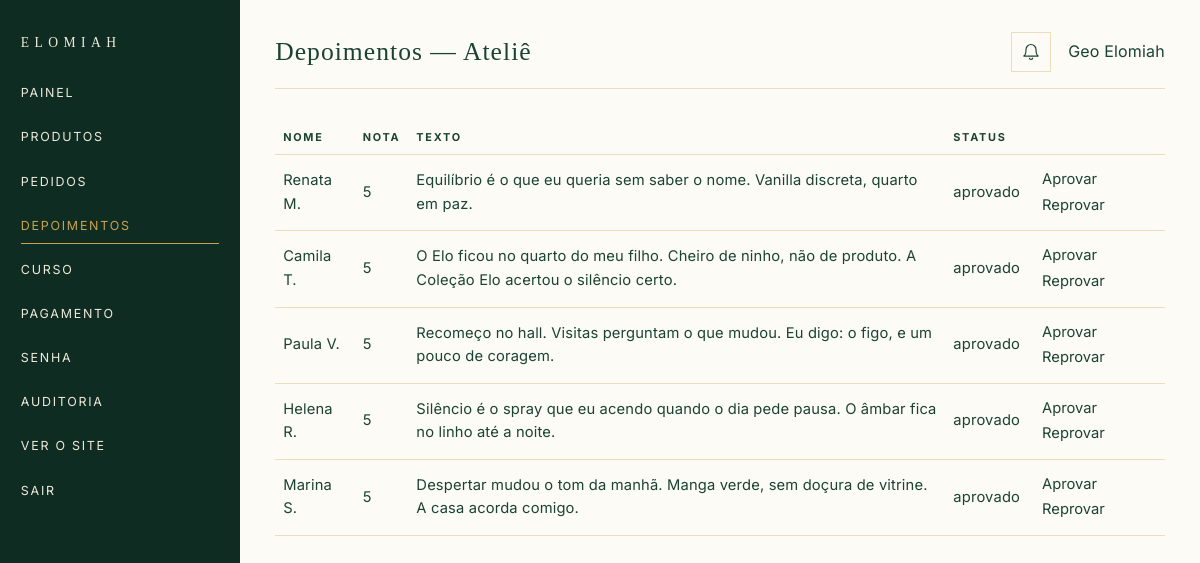
The app's page /admin/depoimentos (signed in) with its own data.
### tables this page shows
CREATE TABLE `usuarios` (
  `id` INT UNSIGNED NOT NULL AUTO_INCREMENT,
  `nome` VARCHAR(120) NOT NULL,
  `email` VARCHAR(180) NOT NULL,
  `senha_hash` VARCHAR(255) NOT NULL,
  `telefone` VARCHAR(20) DEFAULT NULL,
  `role` ENUM('cliente','admin') NOT NULL DEFAULT 'cliente',
  `status` ENUM('ativo','inativo') NOT NULL DEFAULT 'ativo',
  `email_verified_at` DATETIME DEFAULT NULL,
  `failed_login_attempts` INT UNSIGNED NOT NULL DEFAULT 0,
  `locked_until` DATETIME DEFAULT NULL,
  `created_at` DATETIME NOT NULL DEFAULT CURRENT_TIMESTAMP,
  `updated_at` DATETIME NOT NULL DEFAULT CURRENT_TIMESTAMP ON UPDATE CURRENT_TIMESTAMP,
  PRIMARY KEY (`id`),
  UNIQUE KEY `uk_usuarios_email` (`email`),
  KEY `idx_usuarios_role` (`role`),
  KEY `idx_usuarios_status` (`status`)
);

CREATE TABLE `depoimentos` (
  `id` INT UNSIGNED NOT NULL AUTO_INCREMENT,
  `usuario_id` INT UNSIGNED DEFAULT NULL,
  `produto_id` INT UNSIGNED DEFAULT NULL,
  `nome` VARCHAR(120) NOT NULL,
  `foto` VARCHAR(255) DEFAULT NULL,
  `nota` TINYINT UNSIGNED NOT NULL DEFAULT 5,
  `texto` TEXT NOT NULL,
  `status` ENUM('pendente','aprovado','reprovado') NOT NULL DEFAULT 'pendente',
  `created_at` DATETIME NOT NULL DEFAULT CURRENT_TIMESTAMP,
  `updated_at` DATETIME NOT NULL DEFAULT CURRENT_TIMESTAMP ON UPDATE CURRENT_TIMESTAMP,
  PRIMARY KEY (`id`),
  KEY `idx_depoimentos_status` (`status`),
  CONSTRAINT `fk_depoimentos_usuario` FOREIGN KEY (`usuario_id`) REFERENCES `usuarios` (`id`) ON DELETE SET NULL,
  CONSTRAINT `fk_depoimentos_produto` FOREIGN KEY (`produto_id`) REFERENCES `produtos` (`id`) ON DELETE SET NULL
);

### app/Core/View.php (called while the page is built, shortened)
<?php
final class View
{
    public static function render(string $template, array $data = [], ?string $layout = null): string
    {
        $content = self::renderFile($template, $data);
        $data['content'] = $content;
        return self::renderFile($layout, $data);
    }
    public static function renderFile(string $template, array $data = []): string
    {
        $path = APP_PATH . DIRECTORY_SEPARATOR . 'Views' . DIRECTORY_SEPARATOR . str_replace('/', DIRECTORY_SEPARATOR, $template) . '.php';
        extract($data, EXTR_SKIP);
        require $path;
        return (string) ob_get_clean();
    }
}

### app/Core/Controller.php (called while the page is built, shortened)
<?php
abstract class Controller
{
    protected function view(string $template, array $data = [], ?string $layout = 'layouts/public'): never
    {
        Response::html(View::render($template, $data, $layout));
    }
}

### app/Controllers/Admin/DepoimentoController.php (called while the page is built, shortened)
<?php
final class DepoimentoController extends Controller
{
    public function index(Request $request, array $params = []): never
    {
        $this->view('admin/depoimentos/index', [
            'title' => 'Depoimentos — Ateliê',
            'depoimentos' => Depoimento::all('id DESC'),
        ], 'layouts/admin');
    }
}

### app/Core/Application.php (called while the page is built, shortened)
<?php
final class Application
{
    public function run(): void
    {
        $request = new Request();
        try {
            $router = new Router();
            $router->dispatch($request);
        } catch (Throwable $e) {
            $this->handleException($e);
        }
    }
}

### public/index.php (called while the page is built, shortened)
<?php
(new App\Core\Application())->run();

### app/Core/Database.php (called while the page is built, shortened)
<?php
final class Database
{
    private static ?PDO $pdo = null;
    public static function connection(): PDO
    {
        if (self::$pdo instanceof PDO) {
            return self::$pdo;
        }
        $cfg = config('database');
        $dsn = sprintf(
            'mysql:host=%s;port=%d;dbname=%s;charset=%s',
            $cfg['host'],
            $cfg['port'],
            $cfg['name'],
            $cfg['charset']
        );
        try {
            self::$pdo = new PDO($dsn, $cfg['user'], $cfg['pass'], [
                PDO::ATTR_ERRMODE => PDO::ERRMODE_EXCEPTION,
                PDO::ATTR_DEFAULT_FETCH_MODE => PDO::FETCH_ASSOC,
                PDO::ATTR_EMULATE_PREPARES => false,
            ]);
        } catch (PDOException $e) {
            $hint = 'Não foi possível conectar ao banco de dados. Verifique DB_HOST, DB_USER e DB_PASS no .env e execute php database/install.php.';
            if (config('app')['debug'] ?? false) {
                $hint .= ' Detalhe: ' . $e->getMessage();
            }
            throw new RuntimeException($hint, (int) $e->getCode(), $e);
        }
        return self::$pdo;
    }
    public static function query(string $sql, array $params = []): PDOStatement
    {
        $stmt = self::connection()->prepare($sql);
        foreach ($params as $key => $value) {
            $param = is_int($key) ? $key + 1 : (str_starts_with((string) $key, ':') ? $key : ':' . $key);
            $type = match (true) {
                is_int($value) => PDO::PARAM_INT,
                is_bool($value) => PDO::PARAM_BOOL,
                $value === null => PDO::PARAM_NULL,
                default => PDO::PARAM_STR,
            };
            $stmt->bindValue($param, $value, $type);
        }
        $stmt->execute();
        return $stmt;
    }
    public static function fetch(string $sql, array $params = []): ?array
    {
        $row = self::query($sql, $params)->fetch();
        return $row === false ? null : $row;
    }
    public static function fetchAll(string $sql, array $params = []): array
    {
        return self::query($sql, $params)->fetchAll();
    }
}

### app/Core/Model.php (called while the page is built, shortened)
<?php
abstract class Model
{
    protected static string $table = '';
    protected static string $primaryKey = 'id';
    public static function find(int $id): ?array
    {
        return Database::fetch(
            'SELECT * FROM `' . static::$table . '` WHERE `' . static::$primaryKey . '` = :id LIMIT 1',
            ['id' => $id]
        );
    }
    public static function all(string $order = 'id DESC'): array
    {
        return Database::fetchAll('SELECT * FROM `' . static::$table . '` ORDER BY ' . self::safeOrder($order));
    }
    private static function safeOrder(string $order): string
    {
        return $order;
    }
}

### app/Helpers/functions.php (called while the page is built, shortened)
<?php
function env(string $key, mixed $default = null): mixed
{
    if (array_key_exists($key, $_ENV)) {
        return $_ENV[$key];
    }
    $value = getenv($key);
    return $value === false ? $default : $value;
}
function config(string $file): array
{
    static $cache = [];
    if (!isset($cache[$file])) {
        $path = CONFIG_PATH . DIRECTORY_SEPARATOR . $file . '.php';
        $cache[$file] = is_file($path) ? require $path : [];
    }
    return $cache[$file];
}
function e(?string $value): string
{
    return htmlspecialchars((string) $value, ENT_QUOTES | ENT_SUBSTITUTE, 'UTF-8');
}
function url(string $path = '/'): string
{
    $base = rtrim((string) (config('app')['url'] ?? ''), '/');
    $path = '/' . ltrim($path, '/');
    return $base . ($path === '/' ? '/' : rtrim($path, '/'));
}
function asset(string $path): string
{
    return url('/assets/' . ltrim($path, '/'));
}
function current_path(): string
{
    $uri = parse_url($_SERVER['REQUEST_URI'] ?? '/', PHP_URL_PATH) ?: '/';
    return rtrim($uri, '/') ?: '/';
}
function is_active(string $path): bool
{
    $current = current_path();
    $path = rtrim($path, '/') ?: '/';
    return $current === $path || str_starts_with($current, $path . '/');
}
function str_limit(?string $value, int $limit = 120): string
{
    $value = trim((string) $value);
    if (mb_strlen($value) <= $limit) {
        return $value;
    }
    return rtrim(mb_substr($value, 0, $limit)) . '…';
}

### config/app.php (called while the page is built, shortened)
<?php
return [
    'name' => env('APP_NAME', 'Elomiah'),
    'env' => env('APP_ENV', 'local'),
    'debug' => env('APP_DEBUG', 'false') === 'true',
    'url' => rtrim((string) env('APP_URL', 'http://localhost:8000'), '/'),
    'key' => (string) env('APP_KEY', ''),
    'whatsapp' => preg_replace('/\D+/', '', (string) env('WHATSAPP', '5571984916767')) ?: '5571984916767',
    'achadinhos_url' => (string) env('ACHADINHOS_URL', 'https://collshp.com/geovanaferreira030789?view=storefront'),
    'shopee_url' => (string) env('SHOPEE_URL', 'https://collshp.com/geovanaferreira030789?view=storefront'),
    'mercadopago_access_token' => (string) env('MERCADOPAGO_ACCESS_TOKEN', ''),
    'mercadopago_public_key' => (string) env('MERCADOPAGO_PUBLIC_KEY', ''),
    'mercadopago_public_url' => rtrim((string) env('MERCADOPAGO_PUBLIC_URL', ''), '/'),
    'pix_chave' => (string) env('PIX_CHAVE', ''),
    'pix_nome' => (string) env('PIX_NOME', 'ELOMIAH'),
    'pix_cidade' => (string) env('PIX_CIDADE', 'SAO PAULO'),
    'banco_nome' => (string) env('BANCO_NOME', 'Nu Pagamentos S.A.'),
    'banco_codigo' => (string) env('BANCO_CODIGO', '0260'),
    'banco_agencia' => (string) env('BANCO_AGENCIA', '0001'),
    'banco_conta' => (string) env('BANCO_CONTA', ''),
    'session_secure' => env('SESSION_SECURE', '0') === '1',
    'upload_max_mb' => 4,
    'rate_limit' => [
        'login' => ['max' => 5, 'window' => 900],
        'contato' => ['max' => 5, 'window' => 600],
        'checkout' => ['max' => 10, 'window' => 600],
        'lgpd' => ['max' => 3, 'window' => 3600],
        'depoimento' => ['max' => 3, 'window' => 3600],
        'recuperar' => ['max' => 3, 'window' => 3600],
    ],
];

### config/database.php (called while the page is built, shortened)
<?php
return [
    'host' => env('DB_HOST', '127.0.0.1'),
    'port' => (int) env('DB_PORT', '3306'),
    'name' => env('DB_NAME', 'elomiah'),
    'user' => env('DB_USER', 'root'),
    'pass' => env('DB_PASS', ''),
    'charset' => 'utf8mb4',
];

### app/Core/Session.php (called while the page is built, shortened)
<?php
final class Session
{
    public static function get(string $key, mixed $default = null): mixed
    {
        return $_SESSION[$key] ?? $default;
    }
}

### app/Core/Auth.php (called while the page is built, shortened)
<?php
final class Auth
{
    public static function user(): ?array
    {
        $id = Session::get('user_id');
        static $cached = null;
        static $cachedId = null;
        if ($cachedId === $id && is_array($cached)) {
            return $cached;
        }
        $cached = Usuario::find((int) $id);
        $cachedId = $id;
        return $cached;
    }
    public static function isAdmin(): bool
    {
        $user = self::user();
        return $user !== null && ($user['role'] ?? '') === 'admin';
    }
}

### app/Middleware/AdminMiddleware.php (called while the page is built, shortened)
<?php
final class AdminMiddleware
{
    public function handle(Request $request): void
    {
        if (!Auth::isAdmin()) {
            Session::setFlash('error', 'Acesso restrito ao ateliê.');
            redirect('/admin/login');
        }
    }
}

### app/Views/admin/depoimentos/index.php (the view, shortened to what this page needs)
<table class="table">
    <thead><tr><th>Nome</th><th>Nota</th><th>Texto</th><th>Status</th><th></th></tr></thead>
    <tbody>
    <?php foreach ($depoimentos ?? [] as $d): ?>
        <tr>
            <td><?= e($d['nome']) ?></td>
            <td><?= (int) $d['nota'] ?></td>
            <td><?= e(str_limit($d['texto'], 160)) ?></td>
            <td><?= e($d['status']) ?></td>
            <td>
                <form method="post" action="<?= e(url('/admin/depoimentos/' . $d['id'])) ?>" style="display:inline">
                    <button type="submit">Aprovar</button>
                </form>
                <form method="post" action="<?= e(url('/admin/depoimentos/' . $d['id'])) ?>" style="display:inline">
                    <button type="submit">Reprovar</button>
                </form>
            </td>
        </tr>
    <?php endforeach; ?>
    </tbody>
</table>

### app/Views/layouts/admin.php (shortened to what this page needs)
<!DOCTYPE html>
<html lang="pt-BR">
<head>
    <link rel="stylesheet" href="<?= e(asset('css/app.css')) ?>">
    <link rel="stylesheet" href="<?= e(asset('css/admin.css')) ?>">
</head>
<body class="admin-body">
<aside class="admin-side">
    <a class="admin-brand" href="<?= e(url('/admin')) ?>">ELOMIAH</a>
    <nav class="admin-nav">
        <a class="<?= is_active('/admin') && current_path() === '/admin' ? 'is-on' : '' ?>" href="<?= e(url('/admin')) ?>">Painel</a>
        <a class="<?= is_active('/admin/produtos') ? 'is-on' : '' ?>" href="<?= e(url('/admin/produtos')) ?>">Produtos</a>
        <a class="<?= is_active('/admin/pedidos') ? 'is-on' : '' ?>" href="<?= e(url('/admin/pedidos')) ?>">
            Pedidos
        </a>
        <a class="<?= is_active('/admin/depoimentos') ? 'is-on' : '' ?>" href="<?= e(url('/admin/depoimentos')) ?>">Depoimentos</a>
        <a class="<?= is_active('/admin/curso') ? 'is-on' : '' ?>" href="<?= e(url('/admin/curso')) ?>">Curso</a>
        <a class="<?= is_active('/admin/pagamento') ? 'is-on' : '' ?>" href="<?= e(url('/admin/pagamento')) ?>">Pagamento</a>
        <a class="<?= is_active('/admin/conta') ? 'is-on' : '' ?>" href="<?= e(url('/admin/conta')) ?>">Senha</a>
        <a class="<?= is_active('/admin/logs') ? 'is-on' : '' ?>" href="<?= e(url('/admin/logs')) ?>">Auditoria</a>
        <a href="<?= e(url('/')) ?>">Ver o site</a>
        <a href="<?= e(url('/admin/sair')) ?>">Sair</a>
    </nav>
</aside>
<div class="admin-main">
    <div class="admin-top">
        <h1 style="font-family:Playfair Display,serif;font-size:1.6rem;margin:0"><?= e($title ?? '') ?></h1>
        <div class="admin-top-end">
            <div class="admin-notify" data-notify>
                <button class="admin-notify-btn" type="button" aria-label="Notificações" data-notify-toggle>
                    <svg viewBox="0 0 24 24" width="20" height="20" fill="none" stroke="currentColor" stroke-width="1.4" aria-hidden="true">
                        <path d="M6 9a6 6 0 1 1 12 0c0 7 3 8 3 8H3s3-1 3-8"/>
                        <path d="M10 19a2 2 0 0 0 4 0"/>
                    </svg>
                </button>
            </div>
            <span><?= e(\App\Core\Auth::user()['nome'] ?? '') ?></span>
        </div>
    </div>
    <?= $content ?? '' ?>
</div>
</body>
</html>

### app/Core/Router.php (shortened to what this page needs)
<?php
final class Router
{
    private array $routes = [];
    public function add(string $method, string $path, array $handler, array $middleware = []): void
    {
        $this->routes[] = [
            'method' => strtoupper($method),
            'pattern' => $this->compile($path),
            'handler' => $handler,
            'middleware' => $middleware,
        ];
    }
    public function dispatch(Request $request): mixed
    {
        $method = $request->method();
        $path = $request->path();
        foreach ($this->routes as $route) {
            if ($route['method'] !== $method) {
                continue;
            }
            if (!preg_match($route['pattern'], $path, $matches)) {
                continue;
            }
            $params = array_filter($matches, 'is_string', ARRAY_FILTER_USE_KEY);
            foreach ($route['middleware'] as $middleware) {
                $instance = new $middleware();
                $instance->handle($request);
            }
            [$class, $action] = $route['handler'];
            $controller = new $class();
            return $controller->{$action}($request, $params);
        }
    }
    private function compile(string $path): string
    {
        $path = rtrim($path, '/') ?: '/';
        $regex = preg_replace('#\{([a-zA-Z_][a-zA-Z0-9_]*)\}#', '(?P<$1>[^/]+)', $path);
        return '#^' . $regex . '$#';
    }
}

### records on screen
usuarios: nome "Geo Elomiah"
depoimentos: nome "Renata M.", nota "5", texto "Equilíbrio é o que eu queria sem saber o nome. Vanilla discreta, quarto em paz.", status "aprovado"
depoimentos: nome "Camila T.", nota "5", texto "O Elo ficou no quarto do meu filho. Cheiro de ninho, não de produto. A Coleção Elo acertou o silêncio certo.", status "aprovado"
depoimentos: nome "Paula V.", nota "5", texto "Recomeço no hall. Visitas perguntam o que mudou. Eu digo: o figo, e um pouco de coragem.", status "aprovado"
depoimentos: nome "Helena R.", nota "5", texto "Silêncio é o spray que eu acendo quando o dia pede pausa. O âmbar fica no linho até a noite.", status "aprovado"
depoimentos: nome "Marina S.", nota "5", texto "Despertar mudou o tom da manhã. Manga verde, sem doçura de vitrine. A casa acorda comigo.", status "aprovado"
